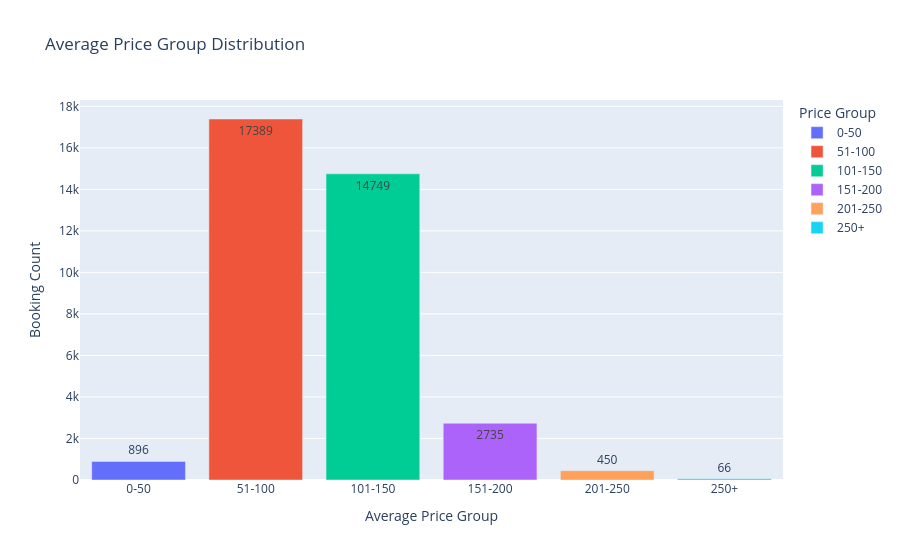

Source (notebook cell):
### Markdown cell above
Observation : I am not using Booking id so I drop the column.

### Code cell
import plotly.express as pltx

#Load dataset
df = pd.read_csv("../Data/booking.csv")

price_bins = [0, 50, 100, 150, 200, 250, float('inf')]
price_labels = ['0-50', '51-100', '101-150', '151-200', '201-250', '250+']

df['PriceBin'] = pd.cut(df['average price'], bins=price_bins, labels=price_labels, right=False)

price_counts = df['PriceBin'].value_counts().sort_index().reset_index()
price_counts.columns = ['Price Group', 'Booking Count']

plot = pltx.bar(price_counts, x='Price Group', y='Booking Count', title='Average Price Group Distribution', text ='Booking Count', color='Price Group')

plot.update_layout(
    xaxis_title='Average Price Group',
    yaxis_title='Booking Count',
    xaxis={'categoryorder':'array', 'categoryarray': price_labels}
)

plot.show()

### Figure 1 — Plotly figure (JSON) as saved in the notebook; plotly's stock layout.template omitted (floating-point values rounded to 4 significant figures)
{"data": [{"hovertemplate": "Price Group=%{x}<br>Booking Count=%{text}<extra></extra>", "legendgroup": "0-50", "marker": {"color": "#636efa", "pattern": {"shape": ""}}, "name": "0-50", "orientation": "v", "showlegend": true, "text": [896.0], "textposition": "auto", "type": "bar", "x": ["0-50"], "xaxis": "x", "y": [896], "yaxis": "y"}, {"hovertemplate": "Price Group=%{x}<br>Booking Count=%{text}<extra></extra>", "legendgroup": "51-100", "marker": {"color": "#EF553B", "pattern": {"shape": ""}}, "name": "51-100", "orientation": "v", "showlegend": true, "text": [17390.0], "textposition": "auto", "type": "bar", "x": ["51-100"], "xaxis": "x", "y": [17389], "yaxis": "y"}, {"hovertemplate": "Price Group=%{x}<br>Booking Count=%{text}<extra></extra>", "legendgroup": "101-150", "marker": {"color": "#00cc96", "pattern": {"shape": ""}}, "name": "101-150", "orientation": "v", "showlegend": true, "text": [14750.0], "textposition": "auto", "type": "bar", "x": ["101-150"], "xaxis": "x", "y": [14749], "yaxis": "y"}, {"hovertemplate": "Price Group=%{x}<br>Booking Count=%{text}<extra></extra>", "legendgroup": "151-200", "marker": {"color": "#ab63fa", "pattern": {"shape": ""}}, "name": "151-200", "orientation": "v", "showlegend": true, "text": [2735.0], "textposition": "auto", "type": "bar", "x": ["151-200"], "xaxis": "x", "y": [2735], "yaxis": "y"}, {"hovertemplate": "Price Group=%{x}<br>Booking Count=%{text}<extra></extra>", "legendgroup": "201-250", "marker": {"color": "#FFA15A", "pattern": {"shape": ""}}, "name": "201-250", "orientation": "v", "showlegend": true, "text": [450.0], "textposition": "auto", "type": "bar", "x": ["201-250"], "xaxis": "x", "y": [450], "yaxis": "y"}, {"hovertemplate": "Price Group=%{x}<br>Booking Count=%{text}<extra></extra>", "legendgroup": "250+", "marker": {"color": "#19d3f3", "pattern": {"shape": ""}}, "name": "250+", "orientation": "v", "showlegend": true, "text": [66.0], "textposition": "auto", "type": "bar", "x": ["250+"], "xaxis": "x", "y": [66], "yaxis": "y"}], "layout": {"barmode": "relative", "legend": {"title": {"text": "Price Group"}, "tracegroupgap": 0}, "title": {"text": "Average Price Group Distribution"}, "xaxis": {"anchor": "y", "categoryarray": ["0-50", "51-100", "101-150", "151-200", "201-250", "250+"], "categoryorder": "array", "domain": [0, 1], "title": {"text": "Average Price Group"}}, "yaxis": {"anchor": "x", "domain": [0, 1], "title": {"text": "Booking Count"}}}}
